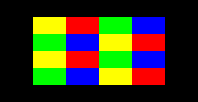

Below is a game level as drawn by its tile map, then a one-line description and the .tmx file that defines it, in full:
An orthogonal 6x6 tile map with 33x17 px tiles, 1 tile layer (ground).

<map version="1.10" tiledversion="1.12.2" orientation="orthogonal" renderorder="right-down" width="6" height="6" tilewidth="33" tileheight="17" infinite="0" nextlayerid="2" nextobjectid="1">
 <tileset firstgid="1" name="shape-rect-33x17" tilewidth="33" tileheight="17" tilecount="4" columns="4">
  <grid orientation="orthogonal" width="0" height="0" />
  <image source="../../images/shape-rect-33x17.png" width="132" height="17" />
 </tileset>
 <layer id="1" name="ground" width="6" height="6">
  <data encoding="csv">
0,0,0,0,0,0,
0,4,1,2,3,0,
0,2,3,4,1,0,
0,4,1,2,3,0,
0,2,3,4,1,0,
0,0,0,0,0,0
</data>
 </layer>
</map>
